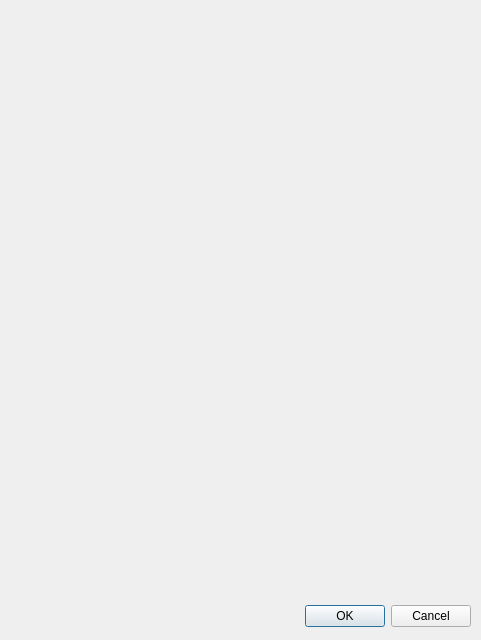
<?xml version="1.0" encoding="UTF-8"?>
<ui version="4.0">
 <class>Dialog</class>
 <widget class="QDialog" name="Dialog">
  <property name="geometry">
   <rect>
    <x>0</x>
    <y>0</y>
    <width>481</width>
    <height>640</height>
   </rect>
  </property>
  <property name="windowTitle">
   <string>Dialog</string>
  </property>
  <widget class="QDialogButtonBox" name="buttonBox">
   <property name="geometry">
    <rect>
     <x>10</x>
     <y>600</y>
     <width>461</width>
     <height>32</height>
    </rect>
   </property>
   <property name="orientation">
    <enum>Qt::Orientation::Horizontal</enum>
   </property>
   <property name="standardButtons">
    <set>QDialogButtonBox::StandardButton::Cancel|QDialogButtonBox::StandardButton::Ok</set>
   </property>
  </widget>
 </widget>
 <resources/>
 <connections>
  <connection>
   <sender>buttonBox</sender>
   <signal>accepted()</signal>
   <receiver>Dialog</receiver>
   <slot>accept()</slot>
   <hints>
    <hint type="sourcelabel">
     <x>248</x>
     <y>254</y>
    </hint>
    <hint type="destinationlabel">
     <x>157</x>
     <y>274</y>
    </hint>
   </hints>
  </connection>
  <connection>
   <sender>buttonBox</sender>
   <signal>rejected()</signal>
   <receiver>Dialog</receiver>
   <slot>reject()</slot>
   <hints>
    <hint type="sourcelabel">
     <x>316</x>
     <y>260</y>
    </hint>
    <hint type="destinationlabel">
     <x>286</x>
     <y>274</y>
    </hint>
   </hints>
  </connection>
 </connections>
</ui>
